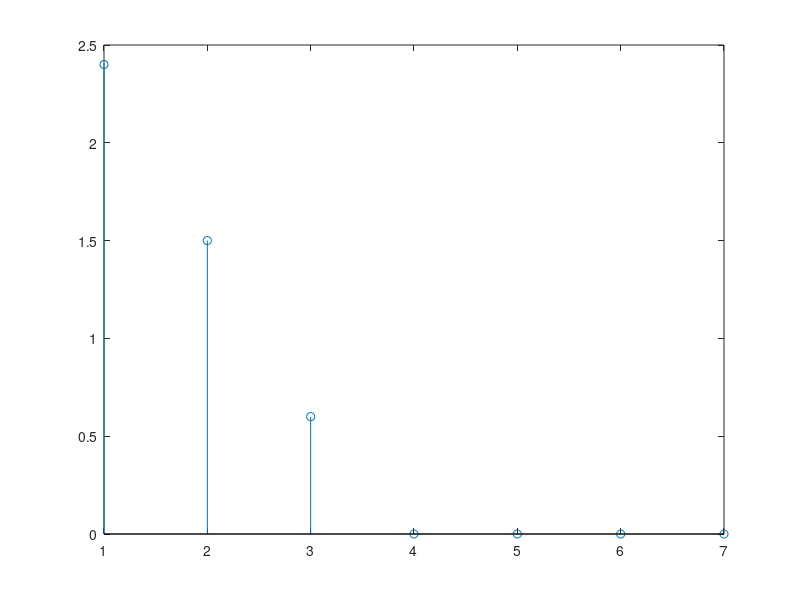

Source code (MATLAB):
#convolucao
y = [0.5 0.3 0.2];
x = [0 3 3 2 1 1.5 1.5];

#inverter sinal

yRot = flip(y);

#calcular g(t)

conv = zeros(size(x));
somatorio = zeros(1,size(x,2));


for (i=1:size(y,2))
  for(j=1:size(x,2))
    multiplica=0;
    if (j+(i-1)<=size(yRot,2))
    multiplica = x(j + (i-1)) * yRot(j)
    endif
    somatorio(i)= multiplica + somatorio(i)
    endfor
  conv(i) = somatorio(i);
  endfor
  
  stem(conv)